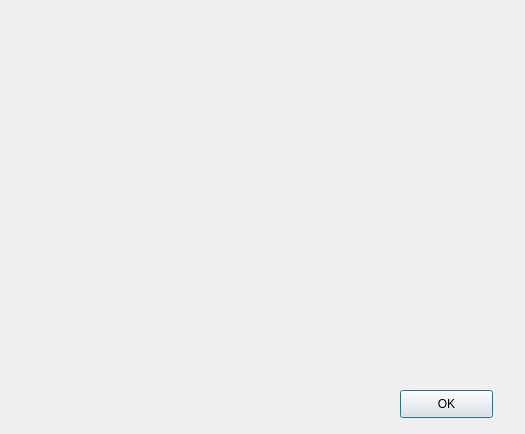
<?xml version="1.0" encoding="UTF-8"?>
<ui version="4.0">
 <class>SolverWindow</class>
 <widget class="QDialog" name="SolverWindow">
  <property name="geometry">
   <rect>
    <x>0</x>
    <y>0</y>
    <width>525</width>
    <height>434</height>
   </rect>
  </property>
  <property name="windowTitle">
   <string>Dialog</string>
  </property>
  <widget class="QPushButton" name="pushButton">
   <property name="geometry">
    <rect>
     <x>400</x>
     <y>390</y>
     <width>93</width>
     <height>28</height>
    </rect>
   </property>
   <property name="text">
    <string>OK</string>
   </property>
  </widget>
 </widget>
 <resources/>
 <connections>
  <connection>
   <sender>pushButton</sender>
   <signal>clicked()</signal>
   <receiver>SolverWindow</receiver>
   <slot>close()</slot>
   <hints>
    <hint type="sourcelabel">
     <x>455</x>
     <y>403</y>
    </hint>
    <hint type="destinationlabel">
     <x>488</x>
     <y>354</y>
    </hint>
   </hints>
  </connection>
 </connections>
</ui>
